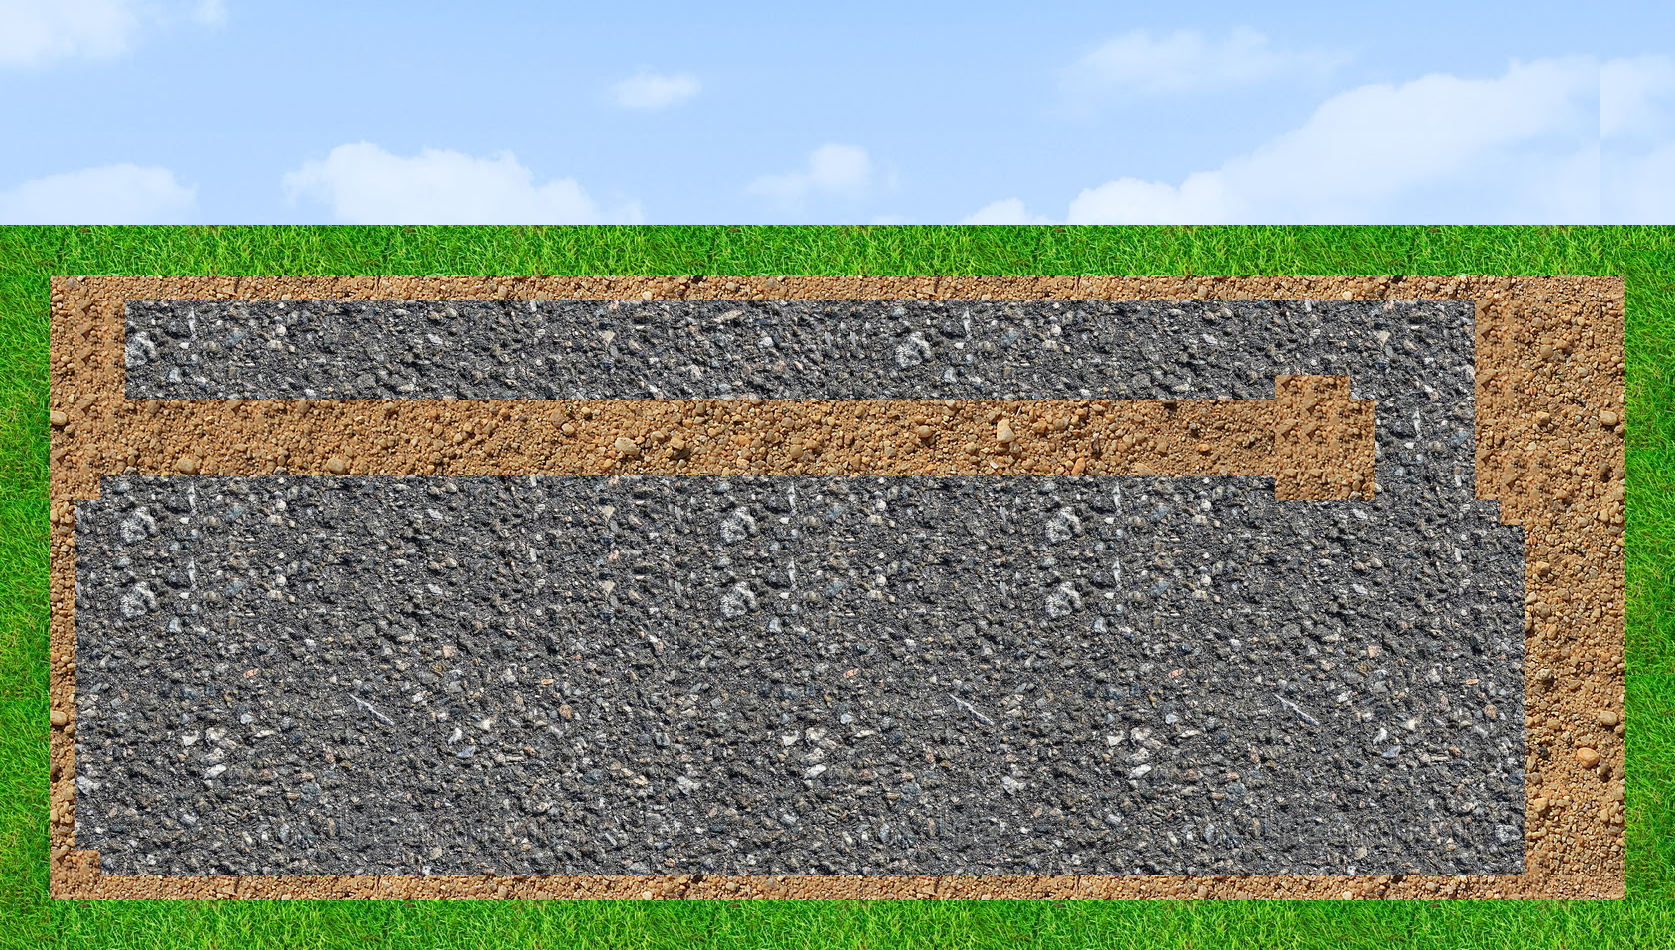

This is a level from a 2D game, rendered from its Tiled map with the project's own tilesets. A one-line summary and the map file follow, with tile-layer data summarised:
An orthogonal 67x38 tile map with 25x25 px tiles, 1 tile layer (Tile Layer 1), 6 tilesets.

<map version="1.0" tiledversion="1.1.0" orientation="orthogonal" renderorder="right-down" width="67" height="38" tilewidth="25" tileheight="25" infinite="0" nextobjectid="1">
 <tileset firstgid="1" source="CIELO.tsx" />
 <tileset firstgid="2305" source="CESPED.tsx" />
 <tileset firstgid="2422" source="Tierra.tsx" />
 <tileset firstgid="3698" source="CESPED.tsx" />
 <tileset firstgid="3815" source="TIERRA.tsx" />
 <tileset firstgid="5091" source="ASFALTO.tsx" />
 <layer name="Tile Layer 1" width="67" height="38">
  <data>[2546 cells, 2546 non-empty, 1166 distinct tile ids]</data>
 </layer>
</map>
